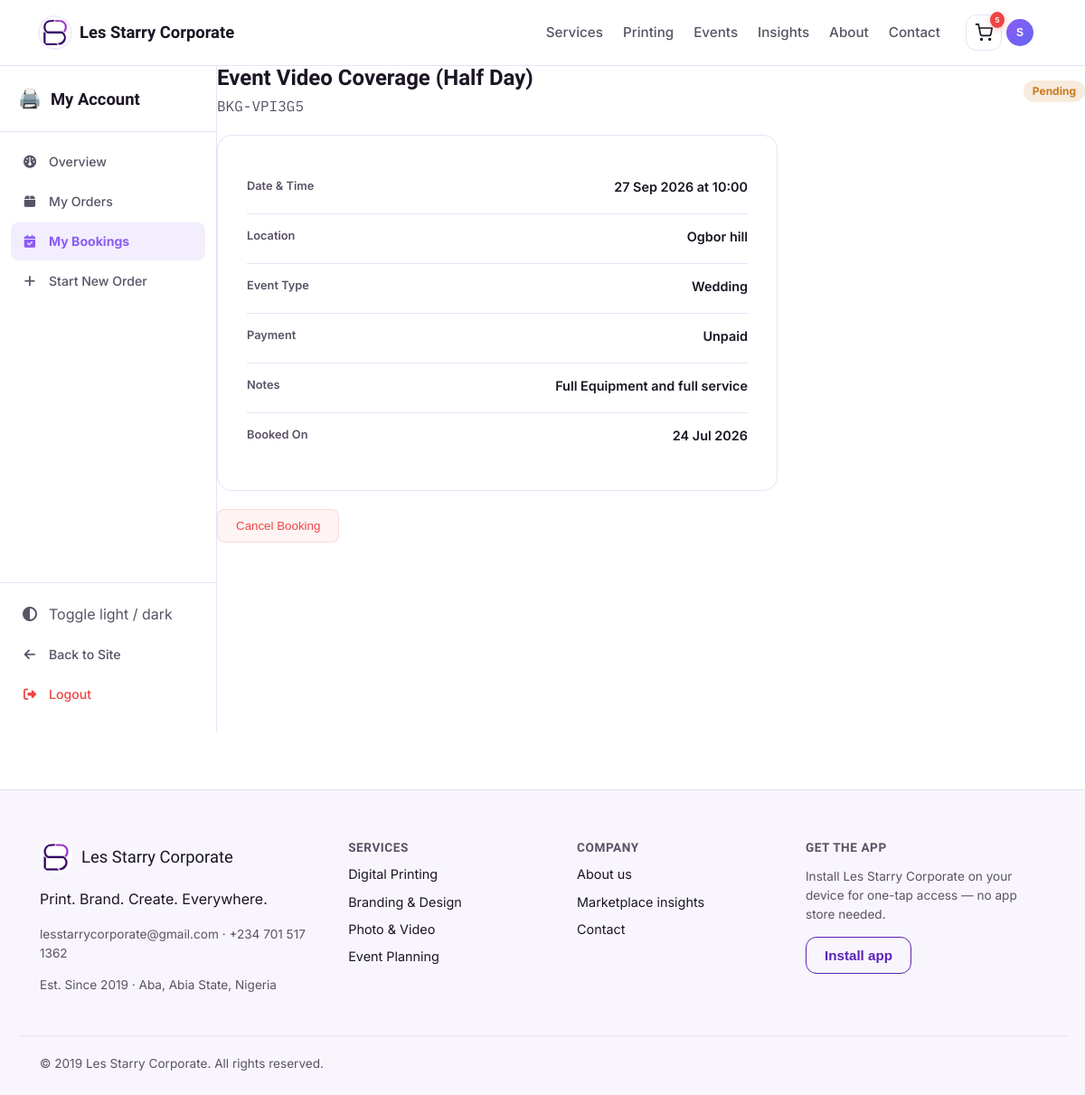
Screenshot of /dashboard/bookings/1 (signed in) with the database file from the repository.
### app/models.py (models this page shows, shortened)
class User(UserMixin, db.Model):
    __tablename__ = "users"
    id = db.Column(db.Integer, primary_key=True)
    full_name = db.Column(db.String(120), nullable=False)
    email = db.Column(db.String(150), unique=True, nullable=False, index=True)
    phone = db.Column(db.String(30))
    password_hash = db.Column(db.String(255), nullable=False)
    is_admin = db.Column(db.Boolean, default=False)
    preferred_theme = db.Column(db.String(20), default="light")
    preferred_currency = db.Column(db.String(10), default="NGN")
    address = db.Column(db.String(255), nullable=True)
    last_login = db.Column(db.DateTime, nullable=True)
    created_at = db.Column(db.DateTime, default=datetime.utcnow)
    updated_at = db.Column(db.DateTime, default=datetime.utcnow, onupdate=datetime.utcnow)
    bookings = db.relationship(
        "Booking",
        foreign_keys="Booking.user_id",
        back_populates="customer",
        lazy=True
    )
    orders = db.relationship("Order", back_populates="customer", lazy=True)
    cart_items = db.relationship("CartItem", back_populates="owner", lazy=True, cascade="all, delete-orphan")
    reviews = db.relationship("Review", back_populates="author", lazy=True)
    assigned_bookings = db.relationship(
        "Booking",
        foreign_keys="Booking.assigned_staff_id",
        back_populates="assigned_staff",
        lazy=True
    )
    wishlist_items = db.relationship("Wishlist", back_populates="user", lazy=True, cascade="all, delete-orphan")
    notifications = db.relationship("Notification", back_populates="user", lazy=True, cascade="all, delete-orphan")
    activities = db.relationship("ActivityLog", back_populates="user", lazy=True, cascade="all, delete-orphan")

class Service(db.Model):
    __tablename__ = "services"
    id = db.Column(db.Integer, primary_key=True)
    category_id = db.Column(db.Integer, db.ForeignKey("service_categories.id"), nullable=False)
    name = db.Column(db.String(150), nullable=False)
    slug = db.Column(db.String(150), unique=True, nullable=False)
    short_description = db.Column(db.String(255))
    description = db.Column(db.Text)
    image = db.Column(db.String(255), default="img/placeholder-service.jpg")
    additional_images = db.Column(db.Text, nullable=True)
    price = db.Column(db.Float, nullable=False, default=0.0)
    unit = db.Column(db.String(50), default="item")
    compare_at_price = db.Column(db.Float, nullable=True)
    is_on_sale = db.Column(db.Boolean, default=False)
    sale_start_date = db.Column(db.DateTime, nullable=True)
    sale_end_date = db.Column(db.DateTime, nullable=True)
    estimated_delivery_days = db.Column(db.Integer, default=3)
    has_express_option = db.Column(db.Boolean, default=False)
    express_price_multiplier = db.Column(db.Float, default=1.5)
    is_bookable = db.Column(db.Boolean, default=False)
    is_purchasable = db.Column(db.Boolean, default=True)
    is_featured = db.Column(db.Boolean, default=False)
    is_active = db.Column(db.Boolean, default=True)
    is_dimensional = db.Column(db.Boolean, default=False)
    price_per_sqft = db.Column(db.Float, default=0.0)
    preset_sizes = db.Column(db.Text, nullable=True)
    requires_upload = db.Column(db.Boolean, default=False)
    max_upload_mb = db.Column(db.Integer, default=50)
    stock_quantity = db.Column(db.Integer, default=0)
    low_stock_threshold = db.Column(db.Integer, default=5)
    track_inventory = db.Column(db.Boolean, default=False)
    meta_title = db.Column(db.String(100), nullable=True)
    meta_description = db.Column(db.String(200), nullable=True)
    created_at = db.Column(db.DateTime, default=datetime.utcnow)
    updated_at = db.Column(db.DateTime, default=datetime.utcnow, onupdate=datetime.utcnow)
    category = db.relationship("ServiceCategory", back_populates="services")
    bookings = db.relationship("Booking", back_populates="service", lazy=True)
    reviews = db.relationship("Review", back_populates="service", lazy=True)
    order_items = db.relationship("OrderItem", back_populates="service", lazy=True)
    wishlist_entries = db.relationship("Wishlist", back_populates="service", lazy=True, cascade="all, delete-orphan")

class Booking(db.Model):
    __tablename__ = "bookings"
    id = db.Column(db.Integer, primary_key=True)
    reference = db.Column(db.String(20), unique=True, default=lambda: generate_reference("BKG"))
    user_id = db.Column(db.Integer, db.ForeignKey("users.id"), nullable=False)
    service_id = db.Column(db.Integer, db.ForeignKey("services.id"), nullable=False)
    preferred_date = db.Column(db.Date, nullable=False)
    preferred_time = db.Column(db.Time, nullable=False)
    location = db.Column(db.String(255))
    event_type = db.Column(db.String(100))
    notes = db.Column(db.Text)
    status = db.Column(db.String(30), default="pending")
    guest_count = db.Column(db.Integer, nullable=True)
    estimated_duration = db.Column(db.Integer, nullable=True)
    special_requests = db.Column(db.Text, nullable=True)
    assigned_staff_id = db.Column(db.Integer, db.ForeignKey("users.id", name="fk_booking_assigned_staff"), nullable=True)
    payment_status = db.Column(db.String(20), default="unpaid")
    created_at = db.Column(db.DateTime, default=datetime.utcnow)
    updated_at = db.Column(db.DateTime, default=datetime.utcnow, onupdate=datetime.utcnow)
    confirmed_at = db.Column(db.DateTime, nullable=True)
    cancelled_at = db.Column(db.DateTime, nullable=True)
    customer = db.relationship("User", foreign_keys=[user_id], back_populates="bookings")
    assigned_staff = db.relationship("User", foreign_keys=[assigned_staff_id], back_populates="assigned_bookings")
    service = db.relationship("Service", back_populates="bookings")

### app/blueprints/dashboard/routes.py (the view)
@dashboard_bp.route("/bookings/<int:booking_id>")
@login_required
def booking_detail(booking_id):
    booking = Booking.query.filter_by(id=booking_id, user_id=current_user.id).first_or_404()
    return render_template("dashboard/booking_detail.html", booking=booking)

### app/templates/dashboard/booking_detail.html (shortened to what this page needs)
{% extends "dashboard/_layout.html" %}
{% block dashboard_content %}
<div style="display:flex; justify-content:space-between; align-items:center; margin-bottom:20px; flex-wrap:wrap; gap:10px;">
  <div>
    <h2 style="margin:0 0 4px;">{{ booking.service.name }}</h2>
    <span class="ref-code muted">{{ booking.reference }}</span>
  </div>
  <span class="status-pill status-{{ booking.status }}">{{ booking.status|title }}</span>
</div>
<div class="booking-card">
  <div class="booking-field"><label>Date &amp; Time</label><span>{{ booking.preferred_date.strftime('%d %b %Y') }} at {{ booking.preferred_time.strftime('%H:%M') }}</span></div>
  {% if booking.location %}<div class="booking-field"><label>Location</label><span>{{ booking.location }}</span></div>{% endif %}
  {% if booking.event_type %}<div class="booking-field"><label>Event Type</label><span>{{ booking.event_type }}</span></div>{% endif %}
  <div class="booking-field"><label>Payment</label><span>{{ booking.payment_status|title }}</span></div>
  {% if booking.notes %}<div class="booking-field"><label>Notes</label><span>{{ booking.notes }}</span></div>{% endif %}
  <div class="booking-field"><label>Booked On</label><span>{{ booking.created_at.strftime('%d %b %Y') }}</span></div>
</div>
{% if booking.status not in ['cancelled', 'completed'] %}
<form method="post" action="{{ url_for('dashboard.cancel_booking', booking_id=booking.id) }}" style="margin-top:20px;"
      onsubmit="return confirm('Cancel this booking?');">
  <button type="submit" class="btn-delete" style="padding:10px 20px; color:#ef4444; background:rgba(239,68,68,0.06); border:1px solid rgba(239,68,68,0.15); border-radius:8px; cursor:pointer;">Cancel Booking</button>
</form>
{% endif %}
{% endblock %}

### app/templates/base.html (shortened to what this page needs)
<!DOCTYPE html>
<html lang="en" data-theme="light">
<head>
<link rel="stylesheet" href="https://cdnjs.cloudflare.com/ajax/libs/font-awesome/6.5.2/css/all.min.css">
<link rel="stylesheet" href="{{ url_for('static', filename='css/style.css') }}">
</head>
<body>
<header class="site-header">
  <div class="container header-inner">
    <a href="{{ url_for('main.index') }}" class="brand">
      <span class="brand-mark" aria-hidden="true">
        <img src="{{ url_for('static', filename='img/brand/logo-mark.png') }}" alt="" width="34" height="34">
      </span>
      <span class="brand-name">{{ company_name }}</span>
    </a>
    <nav class="main-nav" aria-label="Primary">
      <a href="{{ url_for('catalog.list_services') }}">Services</a>
      <a href="{{ url_for('catalog.list_services') }}?category=printing">Printing</a>
      <a href="{{ url_for('catalog.list_services') }}?category=events">Events</a>
      <a href="{{ url_for('main.marketplace_insights') }}">Insights</a>
      <a href="{{ url_for('main.about') }}">About</a>
      <a href="{{ url_for('main.contact') }}">Contact</a>
    </nav>
    <div class="header-actions">
      <a href="{{ url_for('cart.view_cart') }}" class="icon-btn cart-link" aria-label="View cart" id="cartLink">
        <svg width="20" height="20" viewBox="0 0 24 24" fill="none" stroke="currentColor" stroke-width="2"><circle cx="9" cy="21" r="1"/><circle cx="20" cy="21" r="1"/><path d="M1 1h4l2.7 13.4a2 2 0 002 1.6h9.7a2 2 0 002-1.6L23 6H6"/></svg>
        {% if current_user.is_authenticated and cart_count and cart_count > 0 %}
        <span class="badge cart-badge" id="cartBadge">{{ cart_count }}</span>
        {% elif current_user.is_authenticated %}
        <span class="badge cart-badge" id="cartBadge" style="display: none;">0</span>
        {% endif %}
      </a>
      {% if current_user.is_authenticated %}
      <div class="user-menu" id="userMenu">
        <button class="icon-btn user-btn" id="userMenuBtn" aria-haspopup="true" aria-expanded="false" aria-label="User menu">
          <span class="user-avatar">{{ current_user.full_name[0]|upper }}</span>
        </button>
      </div>
      {% else %}
      <a href="{{ url_for('auth.login') }}" class="btn btn-ghost btn-sm">Log in</a>
      <a href="{{ url_for('auth.register') }}" class="btn btn-primary btn-sm">Sign up</a>
      {% endif %}
    </div>
  </div>
</header>
<main id="main-content">
  {% block content %}{% endblock %}
</main>
<footer class="site-footer">
  <div class="container footer-grid">
    <div class="footer-brand">
      <div class="footer-brand-mark">
        <img src="{{ url_for('static', filename='img/brand/logo-mark.png') }}" alt="{{ company_name }} logo" width="36" height="36">
        <span class="brand-name">{{ company_name }}</span>
      </div>
      <p>{{ company_tagline }}</p>
      <p class="footer-meta">{{ company_email }} · {{ company_phone }}</p>
      <p class="footer-meta">Est. {{ company_founded }} · Aba, Abia State, Nigeria</p>
    </div>
    <div class="footer-col">
      <h4>Services</h4>
      <a href="{{ url_for('catalog.list_services') }}?category=printing">Digital Printing</a>
      <a href="{{ url_for('catalog.list_services') }}?category=branding">Branding &amp; Design</a>
      <a href="{{ url_for('catalog.list_services') }}?category=photo-video">Photo &amp; Video</a>
      <a href="{{ url_for('catalog.list_services') }}?category=events">Event Planning</a>
    </div>
    <div class="footer-col">
      <h4>Company</h4>
      <a href="{{ url_for('main.about') }}">About us</a>
      <a href="{{ url_for('main.marketplace_insights') }}">Marketplace insights</a>
      <a href="{{ url_for('main.contact') }}">Contact</a>
    </div>
    <div class="footer-col">
      <h4>Get the app</h4>
      <p class="footer-meta">Install {{ company_name }} on your device for one-tap access — no app store needed.</p>
      <button id="install-btn" class="btn btn-outline" hidden>Install app</button>
    </div>
  </div>
  <div class="container footer-bottom">
    <span>&copy; {{ company_founded.split()[-1] if company_founded else '2026' }} {{ company_name }}. All rights reserved.</span>
  </div>
</footer>
</body>
</html>

### app/templates/dashboard/booking_detail.html (style rules this page uses)
.booking-card { background: var(--surface); border: 1px solid var(--border); border-radius: 16px; padding: 32px; max-width: 620px; }
.booking-field { padding: 14px 0; border-bottom: 1px solid var(--border); display: flex; justify-content: space-between; gap: 16px; }
.booking-field:last-child { border-bottom: none; }
.booking-field label { font-size: 0.8rem; color: var(--text-muted, #64748b); }
.booking-field span { font-size: 0.9rem; color: var(--text); font-weight: 600; text-align: right; }

### app/templates/base.html (style rules this page uses)
.user-menu { position: relative; }
.user-btn { display: flex !important; align-items: center; gap: 6px; padding: 4px 8px 4px 4px !important; border-radius: 50px !important; background: none; border: none; cursor: pointer; transition: background 0.2s ease; color: var(--text); font-size: 0.85rem; }
.user-avatar { width: 30px; height: 30px; border-radius: 50%; background: linear-gradient(135deg, #8b5cf6, #6366f1); color: white; display: flex; align-items: center; justify-content: center; font-weight: 700; font-size: 0.75rem; flex-shrink: 0; }
.cart-link { position: relative; }
.cart-badge { position: absolute; top: -4px; right: -4px; background: #ef4444; color: white; font-size: 0.5rem; font-weight: 700; padding: 1px 5px; border-radius: 50%; min-width: 16px; text-align: center; line-height: 16px; box-shadow: 0 2px 8px rgba(239, 68, 68, 0.3); transition: transform 0.2s cubic-bezier(0.34, 1.56, 0.64, 1); }

### rows the page displays
User: full_name "S"
Service: service.name "Event Video Coverage (Half Day)"
Booking: reference "BKG-VPI3G5", status "Pending", preferred_date "27 Sep 2026", preferred_time "10:00", location "Ogbor hill", event_type "Wedding", payment_status "Unpaid", notes "Full Equipment and full service", created_at "24 Jul 2026"

### other values shown
{{ company_name }} "Les Starry Corporate"
{{ cart_count }} "5"
{{ company_tagline }} "Print. Brand. Create. Everywhere."
{{ company_email }} "lesstarrycorporate@gmail.com"
{{ company_phone }} "+234 701 517 1362"
{{ company_founded }} "Since 2019"
{{ company_founded.split()[-1] if company_founded else '2026' }} "2019"
